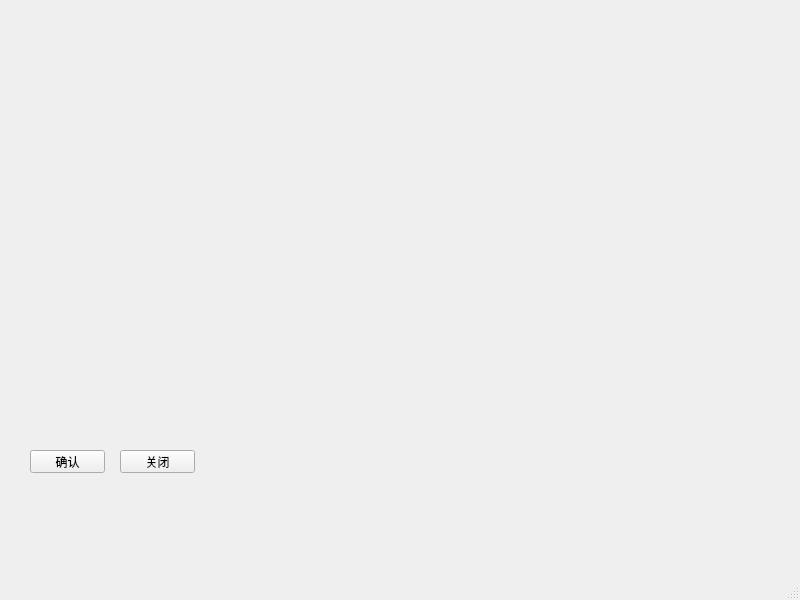
<?xml version="1.0" encoding="UTF-8"?>
<ui version="4.0">
 <class>MainWindow</class>
 <widget class="QMainWindow" name="MainWindow">
  <property name="geometry">
   <rect>
    <x>0</x>
    <y>0</y>
    <width>800</width>
    <height>600</height>
   </rect>
  </property>
  <property name="windowTitle">
   <string>MainWindow</string>
  </property>
  <widget class="QWidget" name="centralwidget">
   <widget class="QPushButton" name="pushButton">
    <property name="geometry">
     <rect>
      <x>30</x>
      <y>450</y>
      <width>75</width>
      <height>23</height>
     </rect>
    </property>
    <property name="text">
     <string>确认</string>
    </property>
   </widget>
   <widget class="QPushButton" name="pushButton_2">
    <property name="geometry">
     <rect>
      <x>120</x>
      <y>450</y>
      <width>75</width>
      <height>23</height>
     </rect>
    </property>
    <property name="text">
     <string>关闭</string>
    </property>
   </widget>
  </widget>
  <widget class="QMenuBar" name="menubar">
   <property name="geometry">
    <rect>
     <x>0</x>
     <y>0</y>
     <width>800</width>
     <height>23</height>
    </rect>
   </property>
  </widget>
  <widget class="QStatusBar" name="statusbar"/>
 </widget>
 <resources/>
 <connections>
  <connection>
   <sender>pushButton_2</sender>
   <signal>clicked()</signal>
   <receiver>MainWindow</receiver>
   <slot>hide()</slot>
   <hints>
    <hint type="sourcelabel">
     <x>142</x>
     <y>483</y>
    </hint>
    <hint type="destinationlabel">
     <x>295</x>
     <y>425</y>
    </hint>
   </hints>
  </connection>
 </connections>
</ui>
